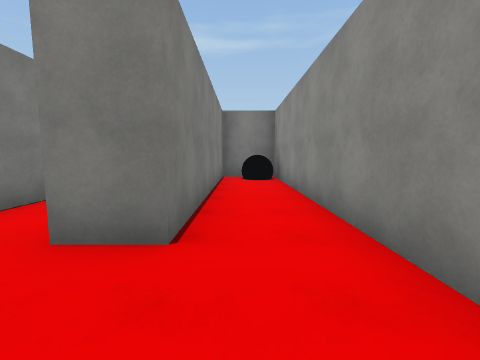
[1] (above)

16 first-person views from a walk through a scene from a Unity 3-D project. The camera is 1.5 m above the floor, tilts 6° down and sees 90° across. The floor is counted in squares, 2 m on a side. Each view is taken from the middle of a square. On the plan, view 1 faces up. The plan holds only what a view shows up to about 9 squares ahead; the rest is blank. The player character is not drawn. Surface patterns are stand-ins for the level's own textures.

[2]
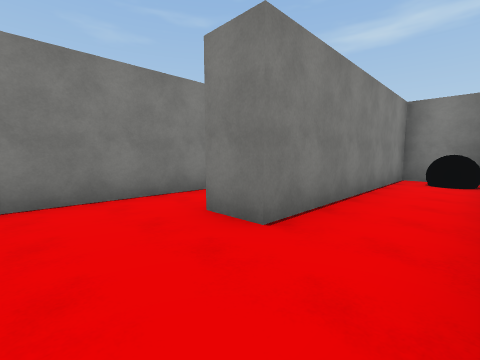

[3]
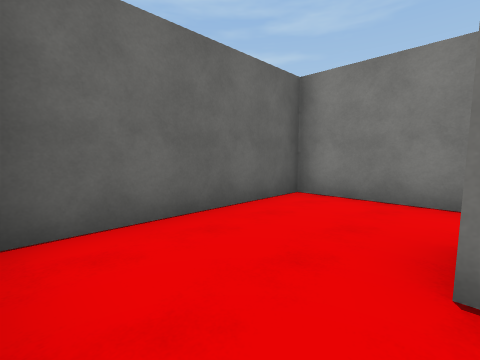

[4]
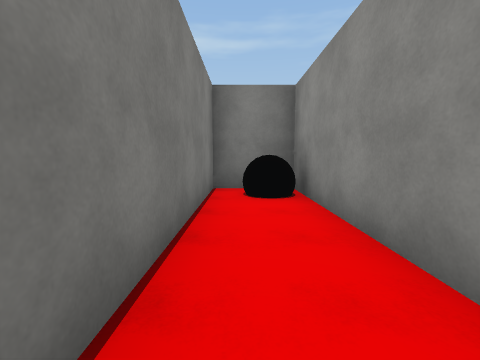

[5]
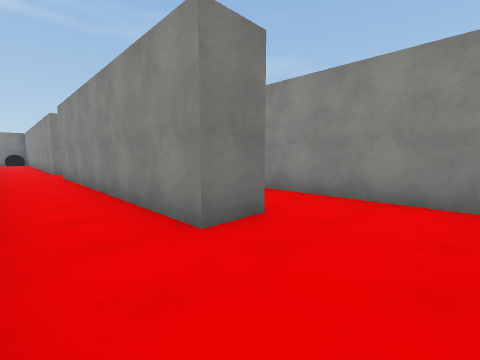

[6]
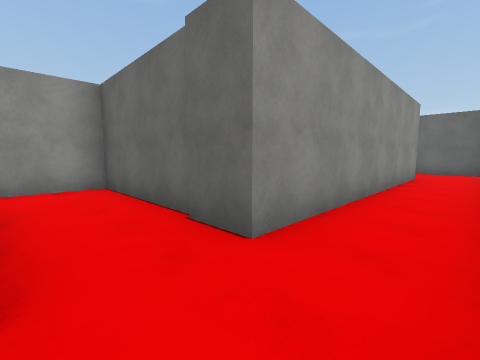

[7]
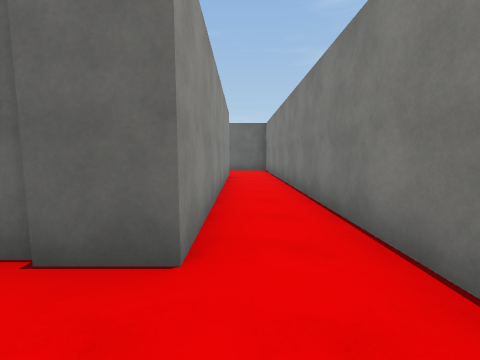

[8]
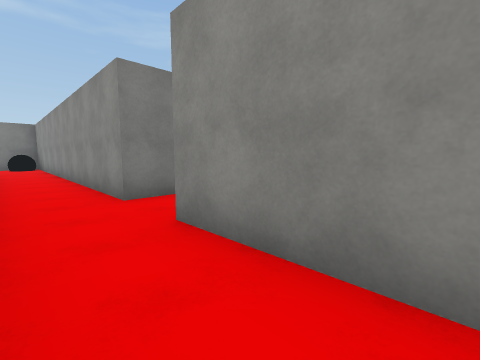

[9]
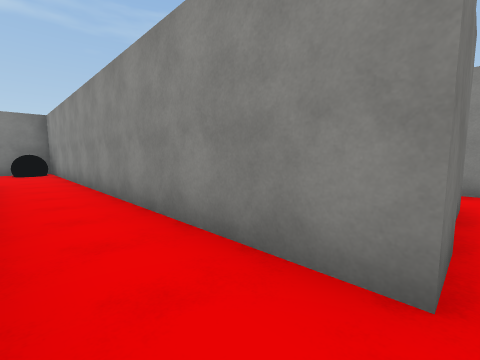

[10]
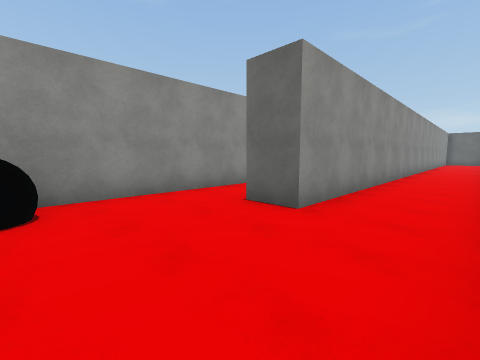

[11]
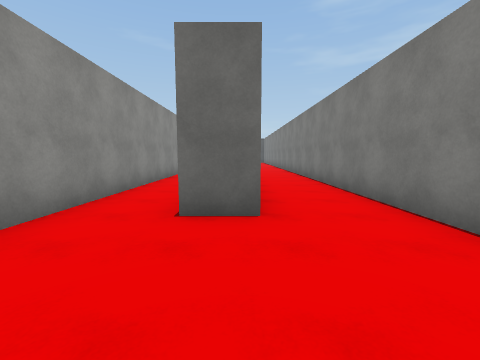

[12]
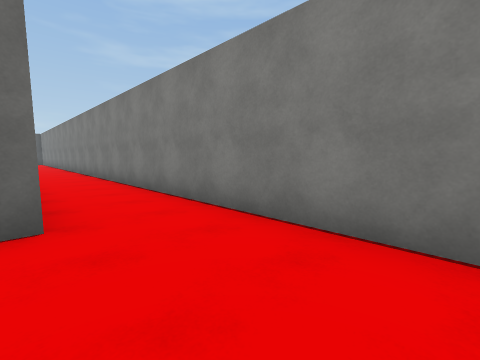

[13]
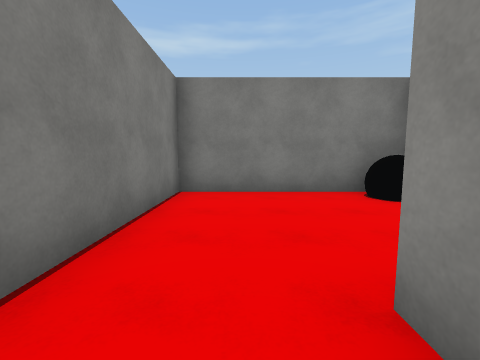

[14]
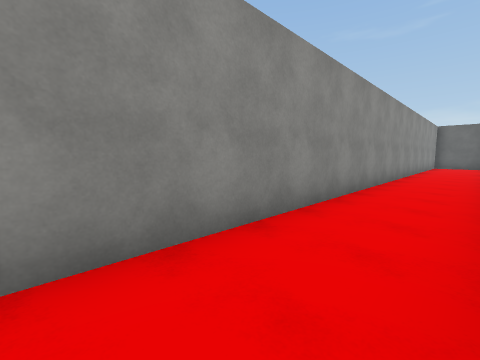

[15]
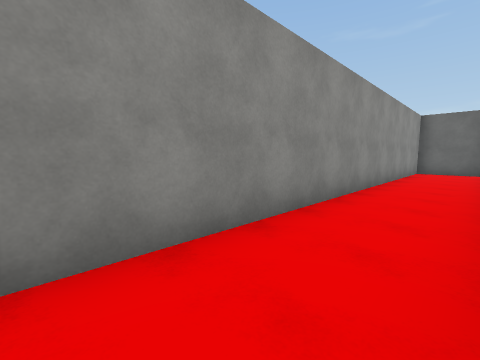

[16]
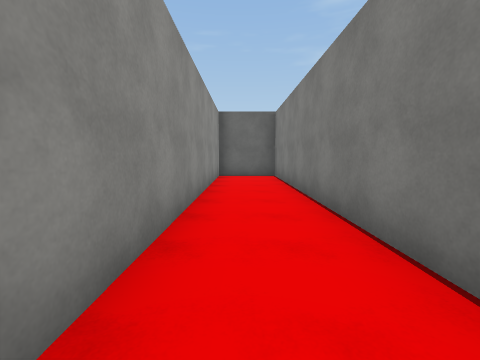

### Floor plan
Points are (right, up) in squares from view 1. A wall is a line through its corners. A room is listed if a view was taken in it or the views show most of it. See-through windows are left out.
Room 1 (views 1, 2, 3, 4)
walls: (1.2, -0.1) (1.2, 8.4) (-0.6, 8.4) (-0.6, 1.9) (-1.6, 1.9); (-1.6, -0.6) (1.1, -0.6)
ways out: opening at (-1, 0.5) to room 2
objects: black ball (1, 8)
Room 2 (views 5, 6, 7, 8, 9, 10, 11, 12, 13, 14, 15, 16)
walls: (-3.3, 9.9) (-3.3, -0.6) (-1.6, -0.6); (1.4, 11.1) (-1.6, 11.1) (-1.6, 22.4); (-6.3, 6.9) (-6.3, -0.6) (-4.3, -0.6) (-4.3, 19.1) (-3.2, 19.1); (-1.6, 1.9) (-1.6, 9.4) (2.9, 9.4) (2.9, 11.2); (-1.6, 22.8) (-6.3, 22.8) (-6.3, 11.5)
ways out: opening at (-1, 0.5) to room 1
objects: black ball (-2, 22)

Where each view was taken, in squares from view 1:
view 1: 0 up, 0 right, facing up
view 2: 0 up, 1 right, facing up-left
view 3: 2 up, 1 right, facing down-left
view 4: 3 up, 0 right, facing up
view 5: 0 up, 3 left, facing up-right
view 6: 11 up, 3 left, facing down-right
view 7: 11 up, 2 left, facing down
view 8: 7 up, 3 left, facing up-right
view 9: 11 up, 3 left, facing up-right
view 10: 22 up, 6 left, facing down-right
view 11: 22 up, 4 left, facing down
view 12: 22 up, 4 left, facing down-left
view 13: 18 up, 5 left, facing up
view 14: 16 up, 6 left, facing down-right
view 15: 11 up, 6 left, facing down-right
view 16: 8 up, 5 left, facing down
